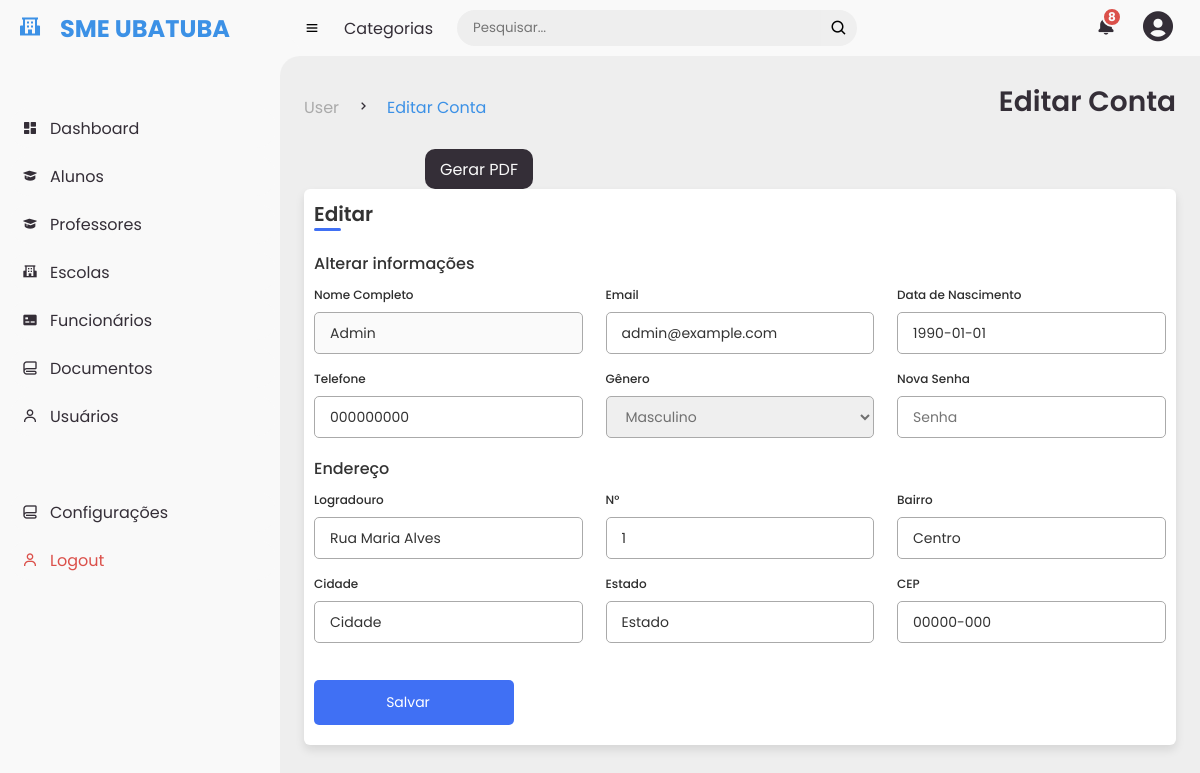
The app's page /user/editar (signed in), older data.
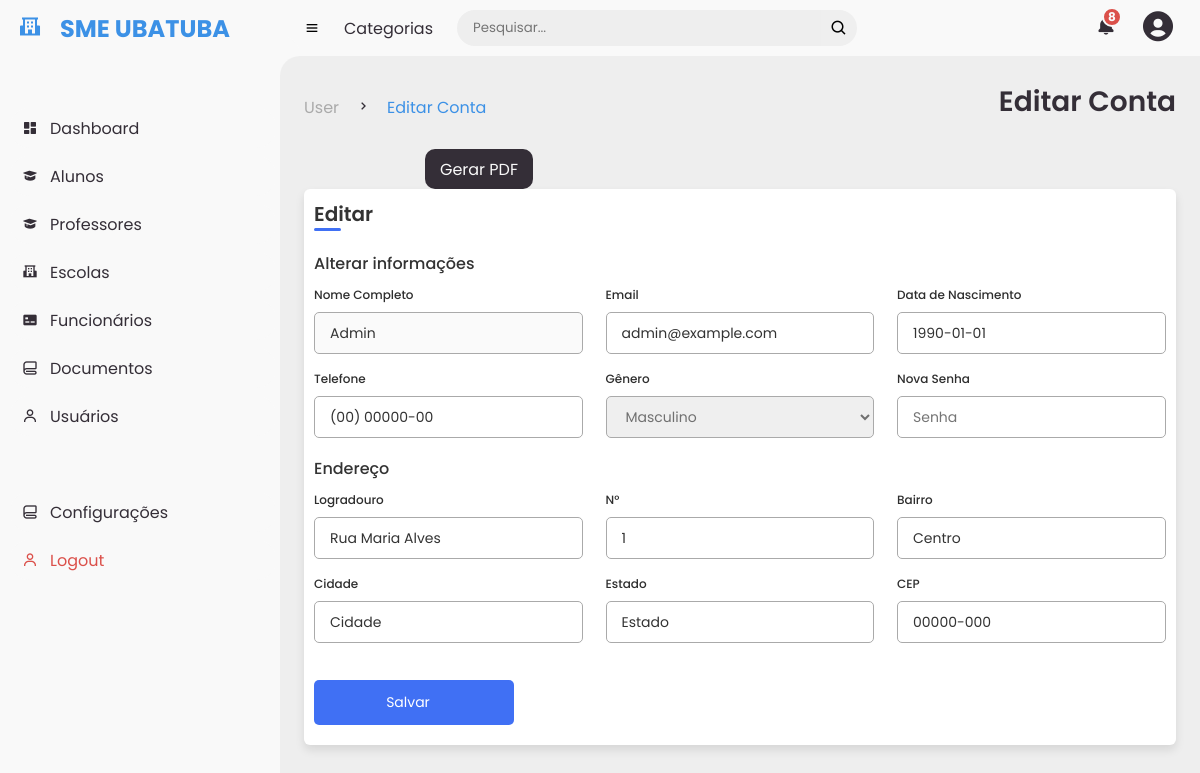
The same page, newer data.
### app.py (models this page shows, shortened)
class users(db.Model):
    _id = db.Column("id", db.Integer, primary_key=True)
    name = db.Column(db.String(100))
    telefone = db.Column(db.String(100))
    email = db.Column(db.String(100))
    senha = db.Column(db.String(100))  # Armazena o hash da senha
    data = db.Column(db.String(10))
    hora = db.Column(db.String(8))
    situacao = db.Column(db.String(8))
    nivel_acesso = db.Column(db.String(100))
    genero = db.Column(db.String(100))
    cpf = db.Column(db.String(100))
    data_nascimento = db.Column(db.String(100))
    matricula = db.Column(db.String(100))
    usuario = db.Column(db.String(100))
    lotacao = db.Column(db.String(100))
    cargo = db.Column(db.String(100))
    local_trabalho = db.Column(db.String(100))
    logradouro = db.Column(db.String(100))
    numero = db.Column(db.String(100))
    bairro = db.Column(db.String(100))
    cidade = db.Column(db.String(100))
    estado = db.Column(db.String(100))
    cep = db.Column(db.String(100))

### app.py (the view, shortened to what this page needs)
@app.route("/user/editar", methods=["POST", "GET"])
def editar():
    if "user_id" in session:
        user_id = session["user_id"]
        found_user = users.query.get(user_id)
        return render_template("editarconta.html", user=found_user)
    else:
        flash("Você não está logado!")
        return redirect(url_for("login"))

### templates/editarconta.html (shortened to what this page needs)
{% extends "base.html" %}
{% block first_title %}User{% endblock %}
{% block main_title%}Editar Conta{% endblock %}
{% block sub_title %}Editar Conta{% endblock %}
{% block content %}
<head>
    <link rel="stylesheet" type="text/css" href="{{ url_for('static', filename='styles/editar.css')}}">
</head>
<div class="container">
    <header>Editar</header>
    <form form action="{{ url_for('editar') }}" method="POST">
        <div class="form first">
            <div class="details personal">
                <span class="title">Alterar informações</span>
                <div class="fields">
                    <div class="input-field" >
                        <label>Nome Completo</label>
                        <input type="text" placeholder="Entre com seu nome" value="{{user.name}}" disabled>
                    </div>
                    <div class="input-field">
                        <label>Email</label>
                        <input type="text" name="email" placeholder="Entre com seu email" value="{{user.email}}" required>
                    </div>
                    <div class="input-field">
                        <label>Data de Nascimento</label>
                        <input type="text" name="edit_user_nascimento" value="{{user.data_nascimento}}" required>
                    </div>
                    <div class="input-field">
                        <label>Telefone</label>
                        <input type="phone" name="telefone" placeholder="Entre com seu Telefone" value="{{user.telefone}}" required>
                    </div>
                    <div class="input-field">
                        <label>Gênero</label>
                        <select required name="genero">
                            <option value="Masculino" {% if user.genero == 'Masculino' %}selected{% endif %}>Masculino</option>
                        </select>
                    </div>
                    <div class="input-field">
                        <label>Nova Senha</label>
                        <input type="password" name="senha" placeholder="Senha">
                    </div>
                </div>
            </div>
            <div class="details ID">
                <span class="title">Endereço</span>
                <div class="fields">
                    <div class="input-field">
                        <label>Logradouro</label>
                        <input type="text" name="edit_user_rua" value="{{user.logradouro}}" required>
                    </div>
                    <div class="input-field">
                        <label>N°</label>
                        <input type="text" name="edit_user_numero" value="{{user.numero}}" required>
                    </div>
                    <div class="input-field">
                        <label>Bairro</label>
                        <input type="text" name="edit_user_bairro" value="{{user.bairro}}" required>
                    </div>
                    <div class="input-field">
                        <label>Cidade</label>
                        <input type="text" name="edit_user_cidade" value="{{user.cidade}}" required>
                    </div>
                    <div class="input-field">
                        <label>Estado</label>
                        <input type="text" name="edit_user_estado" value="{{user.estado}}" required>
                    </div>
                    <div class="input-field">
                        <label>CEP</label>
                        <input type="text" name="edit_user_cep" value="{{user.cep}}" required>
                    </div>
                </div>
                    <button class="sumbit">
                        <span class="btnText">Salvar</span>
                    </button>
                </div>
            </div>
        </div>
{% endblock %}

### templates/base.html (shortened to what this page needs)
<!DOCTYPE html>
<html>
<head>
    <link rel="stylesheet" type="text/css" href="{{ url_for('static', filename='styles/style.css')}}">
    <link href="https://unpkg.com/boxicons@2.0.9/css/boxicons.min.css" rel="stylesheet">
</head>
<body>
      <section id="sidebar">
          <a href="#" class="brand">
              <i class='bx bxs-school' ></i>
              <span class="text">SME UBATUBA</span>
          </a>
          <ul class="side-menu top">
              <li {% if current_page == 'home' %}class="active"{% endif %}>
                  <a href="{{ url_for('home') }}">
                      <i class='bx bxs-dashboard'></i>
                      <span class="text">Dashboard</span>
                  </a>
              </li>
              <li {% if current_page == 'alunos' %}class="active"{% endif %}>
                  <a href="{{ url_for('alunos') }}">
                      <i class='bx bxs-graduation'></i>
                      <span class="text">Alunos</span>
                  </a>
              </li>
              <li {% if current_page == 'professores' %}class="active"{% endif %}>
                  <a href="{{ url_for('professores') }}">
                      <i class='bx bxs-graduation'></i>
                      <span class="text">Professores</span>
                  </a>
              </li>
              <li {% if current_page == 'escolas' %}class="active"{% endif %}>
                <a href="{{ url_for('escolas') }}">
                  <i class='bx bxs-school'></i>
                    <span class="text">Escolas</span>
                </a>
            </li>
              <li {% if current_page == 'funcionarios' %}class="active"{% endif %}>
                  <a href="{{ url_for('funcionarios') }}">
                      <i class='bx bxs-credit-card-front'></i>
                      <span class="text">Funcionários</span>
                  </a>
              </li>
              <li {% if current_page == 'documentos' %}class="active"{% endif %}>
                <a href="{{ url_for('documentos') }}">
                    <i class='bx bx-blanket'></i>
                    <span class="text">Documentos</span>
                </a>
            </li>
            <li {% if current_page == 'usuarios' %}class="active"{% endif %}>
              <a href="{{ url_for('usuarios') }}">
                <i class='bx bx-user'></i>
                  <span class="text">Usuários</span>
              </a>
          </li>
          </ul>
          <ul class="side-menu">
            <li>
              <a href="#">
                  <i class='bx bx-blanket'></i>
                  <span class="text">Configurações</span>
              </a>
          </li>
          <li>
              <a href="{{ url_for('logout') }}" class="logout">
                  <i class='bx bx-user'></i>
                  <span class="text">Logout</span>
              </a>
          </li>
          </ul>
      </section>
      <section id="content">
        <nav>
          <i class='bx bx-menu'></i>
          <a href="#" class="nav-link">Categorias</a>
          <form action="#">
            <div class="form-input">
              <input type="search" placeholder="Pesquisar...">
              <button type="submit" class="search-btn"><i class='bx bx-search'></i></button>
            </div>
          </form>
          <a href="#" class="notification">
            <i class='bx bxs-bell'></i>
            <span class="num">8</span>
          </a>
          <a class="profile">
            <i class='bx bxs-user-circle'></i>
          </a>
        </nav>
        <main>
          <div class="head-title" style="display: flex;">
            <ul class="breadcrumb">
                <li>
                    <a href="#">{% block first_title %}{% endblock %}</a>
                </li>
                <li><i class='bx bx-chevron-right' ></i></li>
                <li>
                    <a href="#" class="active">{% block sub_title %}{% endblock %}</a>
                </li>
            </ul>
            <h1>{% block main_title %}{% endblock %}</h1>
            <div class="btn-download">
              <a id="gerarPDF" href="#">
                <span class="text">Gerar PDF</span>
              </a>
            </div>
          </div>
          {% block content %}{% endblock %}
        </main>
      </section>
</body>
</html>

### static/styles/style.css (style rules this page uses)
* { margin: 0; padding: 0; box-sizing: border-box; font-family: var(--poppins); }
a { text-decoration: none; }
li { list-style: none; }
:root { --poppins: 'Poppins', sans-serif; --light: #F9F9F9; --blue: #3c91e6; --light-blue: #CFE8FF; --grey: #eee; --dark-grey: #AAAAAA; --dark: #342E37; --red: #DB504A; --yellow: #FFCE26; --light-yellow: #FFF2C6; --orange: #FD7238; --light-orange: #FFE0F3; }
body { background: var(--grey); }
#sidebar { position: fixed; top: 0; left: 0; width: 280px; height: 100%; background: var(--light); z-index: 1000; transition: 0.3s; overflow-x: hidden; }
#sidebar .brand { font-size: 24px; font-weight: 700; height: 56px; display: flex; align-items: center; color: var(--blue); }
#sidebar .brand .bx { min-width: 60px; display: flex; justify-content: center; }
#sidebar .side-menu { width: 100%; margin-top: 48px; }
#sidebar .side-menu li { height: 48px; background: transparent; margin-left: 6px; border-radius: 48px 0 0 48px; padding: 4px; }
#sidebar .side-menu li a { width: 100%; height: 100%; background: var(--light); display: flex; align-items: center; border-radius: 48px; font-size: 16px; color: var(--dark); white-space: nowrap; overflow-x: hidden; }
#sidebar .side-menu li a.logout { color: var(--red); }
#sidebar .side-menu li a .bx { min-width: calc(60px - (4px + 6px) * 2); display: flex; justify-content: center; }
#content { position: relative; width: calc(100% - 280px); left: 280px; transition: .3s ease; }
#content nav { height: 56px; background: var(--light); padding: 0 24px; display: flex; align-items: center; grid-gap: 24px; position: relative; }
#content nav::before { content: ''; position: absolute; width: 40px; height: 40px; bottom: -40px; left: 0; border-radius: 50%; box-shadow: -20px -20px 0 var(--light); }
#content nav a { color: var(--dark); }
#content nav .bx.bx-menu { cursor: pointer; }
#content nav .nav-link { font-size: 16px; transition: 3s ease; }
#content nav form { max-width: 400px; width: 100%; margin-right: auto; }
#content nav form .form-input { display: flex; align-items: center; height: 36px; }
#content nav form .form-input input { flex-grow: 1; padding: 0 16px; height: 100%; border: none; background: var(--grey); border-radius: 36px 0 0 36px; outline: none; }
#content nav form .form-input button { width: 36px; height: 100%; display: flex; justify-content: center; align-items: center; font-size: 18px; outline: none; border: none; border-radius: 0 36px 36px 0; cursor: pointer; }
#content nav .notification { font-size: 20px; position: relative; }
#content nav .notification .num { position: absolute; top: -6px; right: -6px; width: 20px; height: 20px; border-radius: 50%; border: 2px solid var(--light); background: var(--red); color: var(--light); font-weight: 700; font-size: 12px; display: flex; justify-content: center; align-items: center; }
#content nav .profile i { font-size: 36px; cursor: pointer; }
#content main { width: 100%; padding: 25px 24px; }
#content main .head-title { display: flex; align-items: center; justify-content: space-between; grid-gap: 16px; flex-wrap: wrap; }
#content main .head-title h1 { font-size: 28px; font-weight: 600; margin-bottom: 10px; color: var(--dark); }
#content main .head-title .breadcrumb { display: flex; align-items: center; width: 350px; grid-gap:16px }
#content main .head-title .breadcrumb li { color: var(--dark); }
#content main .head-title .breadcrumb li a { color: var(--dark-grey); pointer-events: none; }
#content main .head-title .breadcrumb li a.active { color: var(--blue); pointer-events: unset; }
#content main .head-title .btn-download { width: 350px; height: 40px; display: flex; justify-content: center; }
#content main .head-title .btn-download a { color: var(--light); background: var(--dark); border-radius: 10px; align-items: center; padding: 0px 15px; display: flex; justify-content: center; }

Row changes from the older to the newer data that the page shows:
changed users "Admin": telefone "000000000" → "(00) 00000-00"
